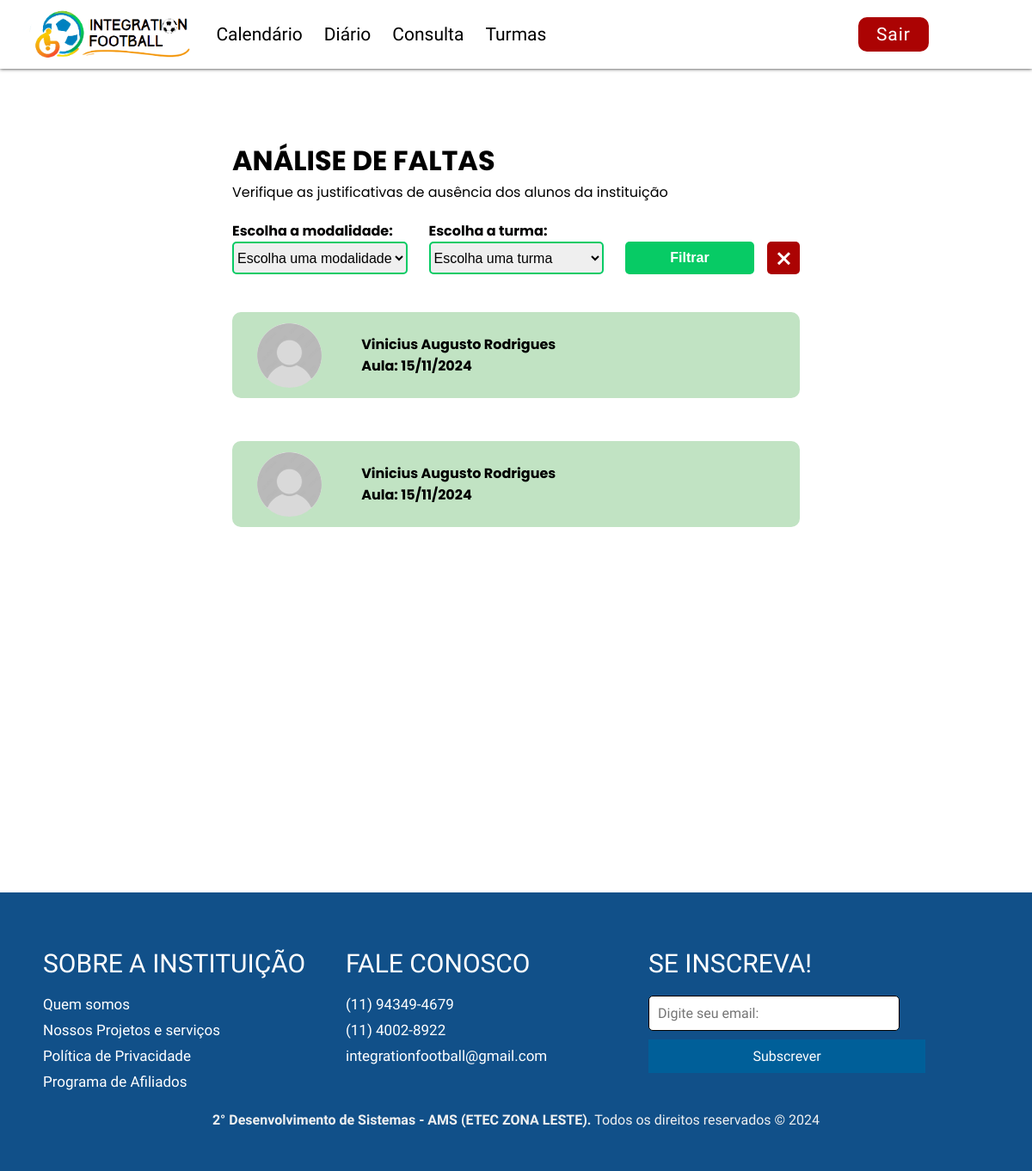
/consultaprofessor.php (signed in), run on the app's committed database.
### tables this page shows
CREATE TABLE `professores` (
  `id` int(11) NOT NULL,
  `nome_professor` varchar(255) NOT NULL,
  `foto_perfil` varchar(255) DEFAULT NULL,
  `cpf_professor` int(11) NOT NULL,
  `data_nasc` date NOT NULL,
  `email_professor` varchar(255) NOT NULL,
  `senha` varchar(55) NOT NULL,
  `telefone_professor` int(11) NOT NULL,
  `nome_coordenador` varchar(255) DEFAULT NULL
);

CREATE TABLE `justificativa_falta` (
  `id_justificativa` int(10) UNSIGNED NOT NULL,
  `id_aluno` int(10) UNSIGNED DEFAULT NULL,
  `id_presenca` int(10) UNSIGNED DEFAULT NULL,
  `descricao` varchar(255) DEFAULT NULL,
  `resposta_professor` varchar(255) DEFAULT NULL,
  `nome_arquivo` varchar(255) DEFAULT NULL,
  `caminho_arquivo` varchar(255) DEFAULT NULL,
  `aprovado_professor` tinyint(1) DEFAULT NULL,
  `aprovado_instituicao` tinyint(1) DEFAULT NULL
);

CREATE TABLE `alunos` (
  `id_aluno` int(10) UNSIGNED NOT NULL,
  `foto_perfil` varchar(255) NOT NULL,
  `data_nasc` date NOT NULL,
  `cpf_aluno` int(11) NOT NULL,
  `telefone_aluno` int(11) NOT NULL,
  `nome_aluno` varchar(255) NOT NULL,
  `email_aluno` varchar(255) NOT NULL,
  `senha` varchar(255) NOT NULL,
  `id_turma` int(10) UNSIGNED DEFAULT NULL
);

CREATE TABLE `aulas` (
  `id_aula` int(10) UNSIGNED NOT NULL,
  `data_aula` date NOT NULL,
  `id_turma` int(10) UNSIGNED NOT NULL,
  `descricao_aula` varchar(255) NOT NULL
);

### controller/conexao.php (called while the page is built, shortened)
<?php
class Conexao {
    private $host = "localhost";
    private $usuario = "root";
    private $senha = "";
    private $banco = "integrationfootball";
    private $conexao;
    public function __construct() {
        $this->conexao = new mysqli($this->host, $this->usuario, $this->senha, $this->banco);
    }
    public function getConexao() {
        return $this->conexao;
    }
}
?>

### controller/professorcontroller.php (called while the page is built, shortened)
<?php
require_once $_SERVER['DOCUMENT_ROOT'] . '/Integration-Football-main/Integration-Football/model/professorModel.php';
class ProfessorController
{
    private $professor;
    public function __construct()
    {
        $this->professor = new Professor();
        if (isset($_POST['crud'])) {
            if ($_POST['crud'] == "INSERT") {
                $this->inserir();
            } elseif ($_POST['crud'] == "UPDATE") {
                $this->atualizar();
            } elseif ($_POST['crud'] == "DELETE") {
                $this->deletar();
            } elseif ($_POST['crud'] == "alterarSenha") {
                $this->redefinirSenha();
            }elseif($_POST['crud'] == "AtualizarFoto"){
                $this->AtualizarFotoPerfil();
            }
        } else {
            $this->listar();
        }
    }
    public function listar()
    {
        return $this->professor->listar();
    }
    public function buscarPorId($id)
    {
        return $this->professor->buscarPorId($id);
    }
}

### model/professorModel.php (called while the page is built, shortened)
<?php
require_once $_SERVER['DOCUMENT_ROOT'] . "/Integration-Football-main/Integration-Football/controller/conexao.php";
class Professor
{
    private $conexao;
    public function __construct()
    {
        $this->conexao = new Conexao();
    }
    public function listar()
    {
        $sql = "SELECT * FROM professores";
        $stmt = $this->conexao->getConexao()->prepare($sql);
        $stmt->execute();
        $result = $stmt->get_result();
        $professores = [];
        while ($professor = $result->fetch_assoc()) {
            $professores[] = $professor;
        }
        return $professores;
    }
    public function buscarPorId($id)
    {
        $sql = "SELECT * FROM professores WHERE id = ?";
        $stmt = $this->conexao->getConexao()->prepare($sql);
        $stmt->bind_param('i', $id);
        $stmt->execute();
        $result = $stmt->get_result();
        $professor = $result->fetch_assoc();
        return $professor;
    }
}

### controller/justificativacontroller.php (called while the page is built, shortened)
<?php
require_once $_SERVER['DOCUMENT_ROOT'] . '/Integration-Football-main/Integration-Football/model/justificativaModel.php';
class JustificativaController
{
    private $justificativa;
    public function __construct()
    {
        $this->justificativa = new Justificativa();
        if (isset($_POST['crud'])) {
            if ($_POST['crud'] == "INSERT") {
                $this->inserir($_POST['data_falta']);
                header("Location:" . "../consulta.php");
            } elseif ($_POST['crud'] == "UPDATE") {
                $this->atualizar();
            } elseif ($_POST['crud'] == "DELETE") {
                $this->deletar();
            } elseif ($_POST['crud'] == "enviarResposta") {
                $this->respostaprofessor($_POST['id_justificativa'], $_POST['aprovado']);
            }
            exit;
        } else {
            $this->listar();
        }
    }
    public function listar()
    {
        $justificativas = $this->justificativa->listar();
        return $justificativas;
    }
    public function listarJustificativasProfessor($id_professor)
    {
        $justificativas = $this->justificativa->listarJustificativasProfessor($id_professor);
        return $justificativas;
    }
}

### model/justificativaModel.php (called while the page is built, shortened)
<?php
require_once $_SERVER['DOCUMENT_ROOT'] . "/Integration-Football-main/Integration-Football/controller/conexao.php";
class Justificativa
{
    private $conexao;
    public function __construct()
    {
        $this->conexao = new Conexao();
    }
    public function listarJustificativasProfessor($id_professor)
    {
        $sql = "
        SELECT justificativa_falta.*, alunos.nome_aluno, aulas.data_aula
        FROM justificativa_falta
        INNER JOIN alunos ON justificativa_falta.id_aluno = alunos.id_aluno
        INNER JOIN turma ON turma.id_turma = alunos.id_turma
        INNER JOIN presencas ON presencas.id_presenca = justificativa_falta.id_presenca
        INNER JOIN aulas ON aulas.id_aula = presencas.id_aula
        WHERE turma.id_professor = ?  && justificativa_falta.aprovado_professor IS NULL
        ";
        $stmt = $this->conexao->getConexao()->prepare($sql);
        $stmt->bind_param('i', $id_professor);
        $stmt->execute();
        $result = $stmt->get_result();
        $justificativas = [];
        while ($justificativa = $result->fetch_assoc()) {
            $justificativas[] = $justificativa;
        }
        return $justificativas;
    }
    public function listar()
    {
        $sql = "SELECT * FROM justificativa_falta";
        $stmt = $this->conexao->getConexao()->prepare($sql);
        $stmt->execute();
        $result = $stmt->get_result();
        $justificativas = [];
        while ($justificativa = $result->fetch_assoc()) {
            $justificativas[] = $justificativa;
        }
        return $justificativas;
    }
}

### consultaprofessor.php (the view, shortened to what this page needs)
<?php
require_once './controller/alunocontroller.php';
require_once './controller/professorcontroller.php';
require_once './controller/justificativacontroller.php';
$imports = [
  "https://fonts.googleapis.com/css2?family=Poppins:ital,wght@0,200;0,400;0,600;1,200;1,400;1,600&display=swap",
  "https://cdnjs.cloudflare.com/ajax/libs/font-awesome/4.7.0/css/font-awesome.min.css",
  "https://fonts.gstatic.com/",
  "https://fonts.googleapis.com/css2?family=Barlow&family=Teko:wght@300&display=swap"
];
$pageCSS = ["consultaprofessor.css"];
$id = $_SESSION["id"];
$professorController = new ProfessorController;
$professor = $professorController->buscarPorId($id);
include_once('./templetes/headerProfessor.php');
?>
<div class="container">
  <div id="consulta">
    <div id="conteudo">
      <form action="" class="Form1">
        <h1 id="titulo">ANÁLISE DE FALTAS</h1>
        <p>Verifique as justificativas de ausência dos alunos da instituição </p>
        <div id="form-filtro">
          <div class="ComboBox">
            <p class="titulo">Escolha a modalidade:</p>
            <select required name="modalidade" id="select-modalidade" onChange="enviarModalidade()">
              <option value="" disabled selected hidden>Escolha uma modalidade</option>
            </select>
          </div>
          <div class="ComboBox">
            <p class="titulo">Escolha a turma:</p>
            <select require name="turma" id="select-turma" onChange="">
              <option value="0" disabled selected hidden>Escolha uma turma</option>
            </select>
          </div>
          <div class="buttons">
            <button onclick="filtrarJustificativas()" class="filtrar" type="button">Filtrar</button>
            <div id="cancelar">
              <img onclick="CarregarJustificativasSemFiltro()" src="Imagens/buttonCancel.svg" alt="" draggable="false">
            </div>
          </div>
        </div>
      </form>
       <div id="justificativa-card">
      <?php
      $justificativacontroller = new JustificativaController();
      $justificativas = $justificativacontroller->listarJustificativasProfessor($id);
      $numeroJustificativa = 0;
      foreach ($justificativas as $justificativa) {
        $numeroJustificativa++
      ?>
        <div class="cards" onclick="AbrirJustificativa(this, 'card-justificativa-<?= $numeroJustificativa ?>', 'content-justificativa-<?= $numeroJustificativa ?>' , 'aprovado-<?= $numeroJustificativa ?>' ,'reprovado-<?= $numeroJustificativa ?>')">
          <div class="imagem">
            <img src="Imagens/FotoPerfil.svg" alt="" draggable="false">
          </div>
          <div class="informacao">
            <p><?= $justificativa['nome_aluno'] ?></p>
            <p>Aula: <?php
                      $data = $justificativa['data_aula'];
                      $data = explode('-', $data);
                      $dataDormatada = $data[2] . '/' . $data[1] . '/' . $data[0];
                      ?>
              <?= $dataDormatada; ?></p>
          </div>
          <form action="./controller/justificativacontroller.php" class="botoes" method="POST">
          </form>
        </div>
      <?php } ?>
</div>
    </div>
  </div>
  <br>
</div>
<?php
include_once('./templetes/footer.php');
?>

### templetes/headerProfessor.php (shortened to what this page needs)
<!DOCTYPE html>
<html lang="pt-br">
<head>
    <link rel="stylesheet" href="templetes/headerProfessor.css">
    <link rel="stylesheet" href="templetes/footer.css">
    <link rel="stylesheet" href="https://cdnjs.cloudflare.com/ajax/libs/font-awesome/4.7.0/css/font-awesome.min.css">
    <link rel="stylesheet" href="templetes/mensagemSessao.css">
    <?php
    if (isset($pageCSS) && is_array($pageCSS)) {
        foreach ($pageCSS as $cssFile) {
            echo '<link rel="stylesheet" href="css/' . $cssFile . '">';
        }
    }
    if (isset($imports) && is_array($imports)) {
        foreach ($imports as $fontUrl) {
            echo '<link rel="stylesheet" href="' . $fontUrl . '">';
        }
    }
    ?>
</head>
<body>
    <header>
        <div id="part-1">
                <img id="logo" src="templetes/logonova.png" alt="">
            <div id="navbar-part-1">
                    <li><a href="calendarioProfessor.php">Calendário</a></li>
                    <li><a href="presencaProfessor.php">Diário</a></li>
                    <li><a href="consultaProfessor.php">Consulta</a></li>
                    <li><a href="turmasProfessor.php">Turmas</a></li>
            </div>
        </div>
        <div id="part-2">
            <div id="navbar-part-2">
                <button onclick="" style="cursor: pointer;" id="login"><li><a>Sair</a></li></button>
                <div style="background-image: url(<?= $professor['foto_perfil'];  ?>);" onclick="redirecionar('perfilProfessor.php')" id="icone-perfil"></div>
            </div>
        </div>
    </header>
    <div vw class="enabled">
        <div vw-plugin-wrapper>
        </div>
    </div>

### templetes/headerProfessor.css (style rules this page uses)
* { padding: 0; margin: 0; }
body { overflow-x: hidden; margin-top: 40px; }
header { position: fixed; top: 0; background-color: #ffffff; width: 100%; height: 80px; display: flex; box-shadow: 0px 0px 4px #1c1c1c; z-index: 10; user-select: none; -webkit-user-drag: none; -webkit-touch-callout: none; -webkit-tap-highlight-color: transparent; }
header li, header li a { list-style: none; text-decoration: none; font-size: 21px; font-weight: 500; color: #000000; position: relative; font-family: 'Barlow Condensed', sans-serif; }
#login { padding: 5px 18px; border-radius: 10px; border: rgba(171, 3, 3, 1) solid; background-color: rgba(171, 3, 3, 1); transition: 0.5s; }
#login a { color: rgb(255, 255, 255); letter-spacing: 1px; }
#icone-perfil { cursor: pointer; width: 60px; height: 60px; border-radius: 50%; background-size: cover; background-position: center; background-repeat: no-repeat; }
#navbar-part-1 li a::after { display: block; content: " "; width: 0; height: 2px; background-color: #07cb65; position: absolute; bottom: 0; left: 50%; transition: width 0.3s ease 0s, left 0.3s ease 0s; }
#logo { width: 200px; margin-left: 3%; margin-right: 3%; }
#part-1 { width: 100%; display: flex; align-items: center; justify-content: flex-start; }
#navbar-part-1 { display: flex; gap: 25px; }
#part-2 { width: 40%; display: flex; align-items: center; justify-content: flex-end; }
#navbar-part-2 { display: flex; gap: 20px; margin-right: 40px; align-items: center; }

### templetes/footer.css (style rules this page uses)
* { margin: 0; padding: 0; }
.container { display: flex; flex-direction: column; min-height: 100vh; }

### css/consultaprofessor.css (style rules this page uses)
.container { width: 100vw; margin-top: 80px; font-family: "Poppins", sans-serif; }
#consulta { width: 100%; display: flex; justify-content: center; }
#conteudo { display: flex; flex-direction: column; width: 55%; margin-top: 25px; }
.ComboBox { width: 100%; }
.ComboBox p { font-weight: bold; text-align: start; }
#form-filtro { display: flex; width: 100%; gap: 25px; margin-top: 20px; align-items: end; margin-bottom: 20px; }
select { border: 2px solid #07cb65; border-radius: 5px; width: 100%; height: 38px; font-size: 16px; }
.buttons { display: flex; gap: 10px; }
#cancelar { display: flex; justify-content: center; align-items: center; width: 38px; height: 38px; background-color: #ab0303; margin-left: 5px; border-radius: 5px; border: none; transition: transform 0.3s ease; }
#cancelar img { width: 38px; }
.Form1 { height: 150px; }
.cards { display: flex; background-color: #c1e3c3; width: 100%; height: 100px; border-radius: 10px; transition: transform 0.3s ease; margin-top: 50px; cursor: pointer; }
.imagem img { height: 75%; }
.imagem { display: flex; justify-content: center; align-items: center; height: 100%; width: 20%; }
.informacao { display: flex; flex-direction: column; justify-content: center; width: 55%; }
.informacao p { margin-left: 5%; font-weight: bold; }
.botoes { display: flex; justify-content: space-around; align-items: center; width: 25%; }
button { background: none; border: none; cursor: pointer; }
.titulo { display: flex; width: 100%; }
.filtrar { width: 150px; height: 38px; background-color: #07cb65; border: none; border-radius: 5px; font-weight: bold; color: white; font-size: 16px; cursor: pointer; transition: transform 0.3s ease; }

### data on the page
justificativa_falta: id_aluno.nome_aluno "Vinicius Augusto Rodrigues", aulas.data_aula "15/11/2024"
justificativa_falta: id_aluno.nome_aluno "Vinicius Augusto Rodrigues", aulas.data_aula "15/11/2024"
